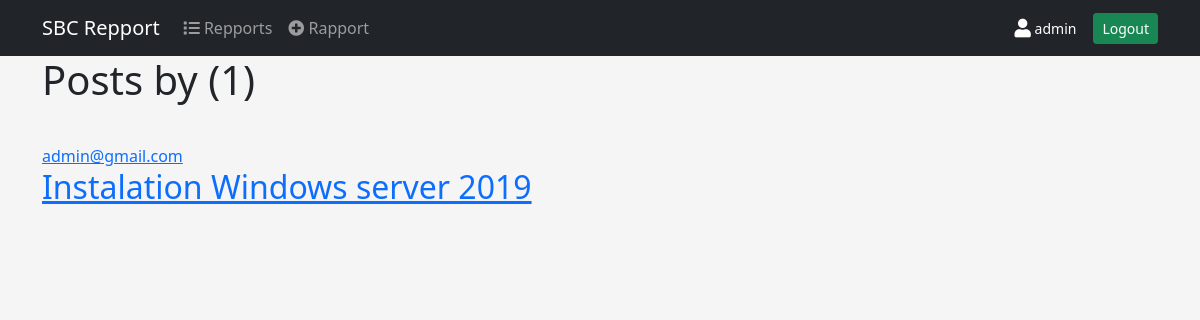
The page /user/rapports/1 (signed in) on the database its author committed.
### account/models.py (models this page shows, shortened)
class Account(AbstractBaseUser):
    email = models.EmailField( verbose_name='email address', max_length=255, unique=True )
    first_name = models.CharField(_("first name"), max_length=50)
    last_name = models.CharField(_("last name"), max_length=50)
    is_active = models.BooleanField(default=True)
    is_admin = models.BooleanField(default=False)
    objects = AccountManager()
    USERNAME_FIELD = 'email'
    REQUIRED_FIELDS = ['first_name','last_name']
    def __str__(self):
        return self.email

### rapport/models.py (models this page shows, shortened)
class Rapport (models.Model):
    CHEF_DEP = 'CHEF_DEP'
    CHEF_SRV = 'CHEF_SRV'
    DI = 'DI'
    MAIL = 'MAIL'
    TR_INTR = 'TR_INTR'
    YEAR_IN_SCHOOL_CHOICES = [
        (CHEF_DEP, 'Par le Chef departement Informatique'),
        (CHEF_SRV, 'Par le Chef service IR&SI'),
        (DI, 'Par DI'),
        (MAIL, 'Par Mail'),
        (TR_INTR, 'Travaux Internes à La Structure'),
    ]
    author = models.ForeignKey(Account, verbose_name=_("author"), on_delete=models.CASCADE)
    date =  models.DateField(_("date"),  auto_now_add=False)
    starthour =  models.TimeField(_('start hour '))
    endhour =  models.TimeField(_('end hour '))
    title = models.TextField(_("title"))
    description = models.TextField(_("description"))
    equipment = models.TextField(_("equipment"))
    state_befor = models.TextField(_("state befor "),null=True,blank=True)
    state_after = models.TextField(_("state after "))
    device_used = models.TextField(_("Device Used"),null=True,blank=True)
    type_di = models.CharField(_("Type DI"),
        max_length=20,
        choices=YEAR_IN_SCHOOL_CHOICES,
        default=TR_INTR,
    )
    n_di = models.TextField(_("N° DI"),null=True,blank=True)
    note = models.TextField(_("note"),null=True,blank=True)

### rapport/views.py (the view)
# urls.py: path('user/rapports/<int:pk>', UserRapportListView.as_view(), name='user-rapports'),
class UserRapportListView(ListView):
    model = Rapport
    template_name = 'rapport/user_rapport.html'  # <app>/<model>_<viewtype>.html
    context_object_name = 'objects'
    paginate_by = 6
    def get_queryset(self):
        user = get_object_or_404(Account, id=self.kwargs.get('pk'))
        return Rapport.objects.filter(author=user).order_by('-id')

### templates/rapport/user_rapport.html (shortened to what this page needs)
{% extends "base.html" %}
{% block content %}
    <h1 class="mb-3">Posts by {{ view.kwargs.username }} ({{ page_obj.paginator.count }})</h1>
    {% for post in objects %}
        <article class="media content-section">
          <div class="media-body">
            <div class="article-metadata">
              <a class="mr-2" href="{% url 'rapport:user-rapports' post.author.id %}">{{ post.author }}</a>
            </div>
            <h2><a class="article-title" href="{% url 'rapport:rapport-detail' post.id %}">{{ post.title }}</a></h2>
          </div>
        </article>
    {% endfor %}
{% endblock content %}

### templates/base.html (shortened to what this page needs)
<!DOCTYPE html>
<html>
    <head>
        <link rel="stylesheet" href="">
         <link href="https://cdn.jsdelivr.net/npm/bootstrap@5.0.2/dist/css/bootstrap.min.css" rel="stylesheet">
         <link rel="stylesheet" href="https://cdnjs.cloudflare.com/ajax/libs/font-awesome/5.15.2/css/all.min.css" >
    </head>
    <body style="background-color:#f5f5f5;">
    <nav class="navbar navbar-expand-lg navbar-dark bg-dark">
        <div class="container">
            <a class="navbar-brand" href="#">SBC Repport </a>
            <div class="collapse navbar-collapse" id="navbarNav">
            <ul class="navbar-nav">
                <li class="nav-item">
                <a class="nav-link " aria-current="page" href="{% url 'rapport:rapport-list' %}"><i class="fas fa-list"></i> Repports</a>
                </li>
                <li class="nav-item">
                    <a class="nav-link" href="{% url 'rapport:rapport-create' %}"><i class="fas fa-plus-circle"></i> Rapport</a>
                </li>
            </ul>
            <ul class="navbar-nav  ms-auto">
                {% if request.user.is_authenticated %}
                  <li class="nav-item">
                      <a class="btn btn-dark btn-sm  mx-2"  href="#"><i class="fas fa-lg rounded  fa-user"></i> {{ request.user.first_name }}</a>
                  </li>
                  <li class="nav-item">
                      <a class="btn btn-success btn-sm" href="{% url 'logout' %}">Logout</a>
                  </li>
                {% endif %}
              </ul>
            </div>
        </div>
    </nav>
    <main role="main" class="container">
        {% block content %}{% endblock content %}
    </main>
    </body>
</html>

### rows shown on the page
Account: user.first_name "admin"
Rapport: author "admin@gmail.com", title "Instalation Windows server 2019"

### other values the page prints
{{ page_obj.paginator.count }} "1"
